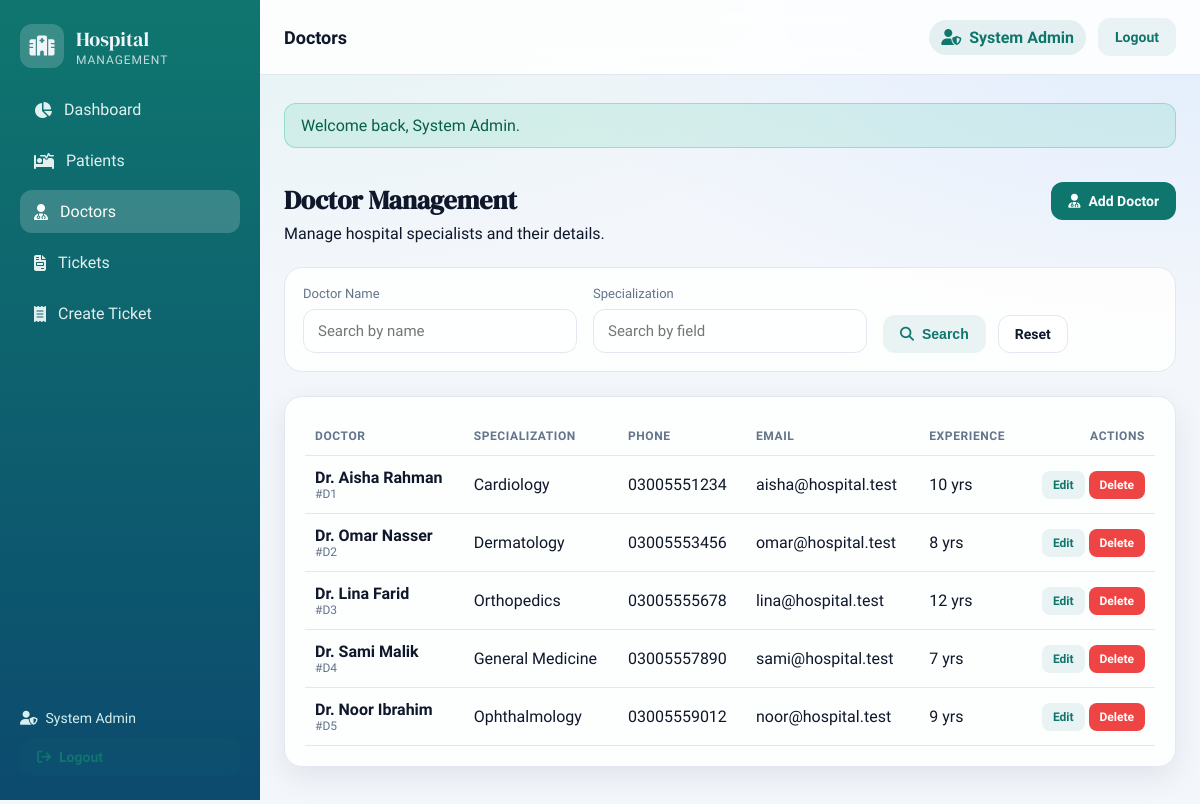
Screenshot of /doctors.php (signed in) with the database file from the repository.
### tables this page shows
CREATE TABLE doctors (
    id INT AUTO_INCREMENT PRIMARY KEY,
    name VARCHAR(100) NOT NULL,
    specialization VARCHAR(120) NOT NULL,
    phone VARCHAR(20) NOT NULL,
    email VARCHAR(120) NOT NULL UNIQUE,
    experience INT NOT NULL,
    created_at TIMESTAMP DEFAULT CURRENT_TIMESTAMP
);

### doctors.php (the view, shortened to what this page needs)
<?php
require_once __DIR__ . '/includes/bootstrap.php';
$name = get('name');
$specialization = get('specialization');
$sql = "SELECT * FROM doctors";
$sql .= ' ORDER BY created_at DESC';
$stmt = mysqli_prepare($conn, $sql);
mysqli_stmt_execute($stmt);
$result = mysqli_stmt_get_result($stmt);
include __DIR__ . '/includes/header.php';
?>
<div class="page-header">
    <div>
        <h1>Doctor Management</h1>
        <p>Manage hospital specialists and their details.</p>
    </div>
    <a class="btn btn-primary" href="doctor_add.php">
        <i class="fa-solid fa-user-doctor"></i>
        Add Doctor
    </a>
</div>
<form class="filter-grid js-filter-form" action="doctors.php" method="GET" data-endpoint="ajax_search_doctors.php" data-target="doctorsTableBody">
    <div class="input-group">
        <label for="name">Doctor Name</label>
        <input id="name" type="text" name="name" value="<?php echo e($name); ?>" placeholder="Search by name">
    </div>
    <div class="input-group">
        <label for="specialization">Specialization</label>
        <input id="specialization" type="text" name="specialization" value="<?php echo e($specialization); ?>" placeholder="Search by field">
    </div>
    <div class="filter-actions">
        <button class="btn btn-ghost" type="submit">
            <i class="fa-solid fa-magnifying-glass"></i>
            Search
        </button>
        <a class="btn btn-outline" href="doctors.php">Reset</a>
    </div>
</form>
<div class="panel">
    <div class="table-wrap">
        <table>
            <thead>
                <tr>
                    <th>Doctor</th>
                    <th>Specialization</th>
                    <th>Phone</th>
                    <th>Email</th>
                    <th>Experience</th>
                    <th class="text-right">Actions</th>
                </tr>
            </thead>
            <tbody id="doctorsTableBody">
                <?php if ($result && mysqli_num_rows($result) > 0) : ?>
                    <?php while ($row = mysqli_fetch_assoc($result)) : ?>
                        <tr>
                            <td>
                                <div class="cell-title"><?php echo e($row['name']); ?></div>
                                <div class="cell-subtitle">#D<?php echo e($row['id']); ?></div>
                            </td>
                            <td><?php echo e($row['specialization']); ?></td>
                            <td><?php echo e($row['phone']); ?></td>
                            <td><?php echo e($row['email']); ?></td>
                            <td><?php echo e($row['experience']); ?> yrs</td>
                            <td class="text-right">
                                <a class="btn btn-sm btn-ghost" href="doctor_edit.php?id=<?php echo $row['id']; ?>">Edit</a>
                                <a class="btn btn-sm btn-danger" href="delete_doctor.php?id=<?php echo $row['id']; ?>" data-confirm="Delete this doctor?">Delete</a>
                            </td>
                        </tr>
                    <?php endwhile; ?>
                <?php else : ?>
                    <tr>
                        <td colspan="6" class="muted">No doctors found. Add the first doctor to begin.</td>
                    </tr>
                <?php endif; ?>
            </tbody>
        </table>
    </div>
</div>
<?php include __DIR__ . '/includes/footer.php'; ?>

### css/style.css (style rules this page uses)
:root { --body-font: "Sora", sans-serif; --heading-font: "DM Serif Display", serif; --bg: #f3f6fb; --surface: rgba(255, 255, 255, 0.86); --surface-strong: #ffffff; --text: #0f172a; --muted: #64748b; --primary: #0f766e; --primary-dark: #0b5f57; --border: #e2e8f0; --shadow-sm: 0 10px 30px rgba(15, 23, 42, 0.08); --shadow-lg: 0 24px 60px rgba(15, 23, 42, 0.18); }
* { margin: 0; padding: 0; box-sizing: border-box; }
body { font-family: var(--body-font); color: var(--text); background: radial-gradient(1200px 600px at 20% -10%, rgba(223, 242, 241, 0.9) 0%, rgba(223, 242, 241, 0) 60%), radial-gradient(1200px 600px at 100% 0%, rgba(219, 234, 254, 0.8) 0%, rgba(219, 234, 254, 0) 55%), var(--bg); min-height: 100vh; }
a { text-decoration: none; color: inherit; }
.page-header { display: flex; align-items: flex-start; justify-content: space-between; gap: 16px; }
.page-header h1 { font-family: var(--heading-font); font-size: 26px; margin-bottom: 6px; }
.panel { background: var(--surface); border: 1px solid var(--border); border-radius: 18px; padding: 20px; box-shadow: var(--shadow-sm); }
.table-wrap { width: 100%; overflow-x: auto; }
table { width: 100%; border-collapse: collapse; min-width: 640px; }
th, td { padding: 12px 10px; text-align: left; border-bottom: 1px solid var(--border); }
th { font-size: 12px; text-transform: uppercase; letter-spacing: 0.05em; color: var(--muted); }
.cell-title { font-weight: 600; }
.cell-subtitle { font-size: 12px; color: var(--muted); }
.filter-grid { display: grid; grid-template-columns: repeat(auto-fit, minmax(200px, 1fr)); gap: 16px; background: var(--surface); border: 1px solid var(--border); border-radius: 18px; padding: 18px; }
.filter-actions { display: flex; gap: 12px; align-items: flex-end; }
.input-group { display: flex; flex-direction: column; gap: 8px; }
.input-group label { font-size: 13px; color: var(--muted); }
.input-group input, .input-group select, .input-group textarea { padding: 12px 14px; border-radius: 12px; border: 1px solid var(--border); background: rgba(255, 255, 255, 0.8); font-size: 15px; font-family: var(--body-font); }
.btn { display: inline-flex; align-items: center; gap: 8px; padding: 10px 16px; border-radius: 12px; border: 1px solid transparent; font-weight: 600; font-size: 14px; cursor: pointer; transition: all 0.2s ease; }
.btn-primary { background: var(--primary); color: #ffffff; }
.btn-outline { border-color: var(--border); color: var(--text); background: #ffffff; }
.btn-ghost { background: rgba(15, 118, 110, 0.08); color: var(--primary); }
.btn-danger { background: #ef4444; color: #ffffff; }
.btn-sm { padding: 6px 10px; font-size: 12px; border-radius: 8px; }
.text-right { text-align: right; }

### rows the page displays
doctors: name "Dr. Aisha Rahman", id "1", specialization "Cardiology", phone "03005551234", email "aisha@hospital.test", experience "10"
doctors: name "Dr. Omar Nasser", id "2", specialization "Dermatology", phone "03005553456", email "omar@hospital.test", experience "8"
doctors: name "Dr. Lina Farid", id "3", specialization "Orthopedics", phone "03005555678", email "lina@hospital.test", experience "12"
doctors: name "Dr. Sami Malik", id "4", specialization "General Medicine", phone "03005557890", email "sami@hospital.test", experience "7"
doctors: name "Dr. Noor Ibrahim", id "5", specialization "Ophthalmology", phone "03005559012", email "noor@hospital.test", experience "9"

### other values shown
currentAdminName() "System Admin"
$pageTitle "Doctors"
$flash['message'] "Welcome back, System Admin."
